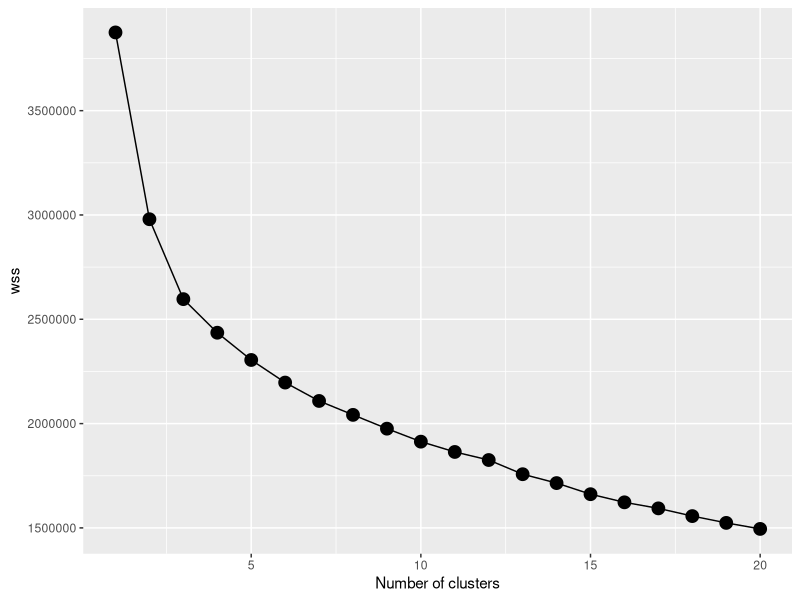
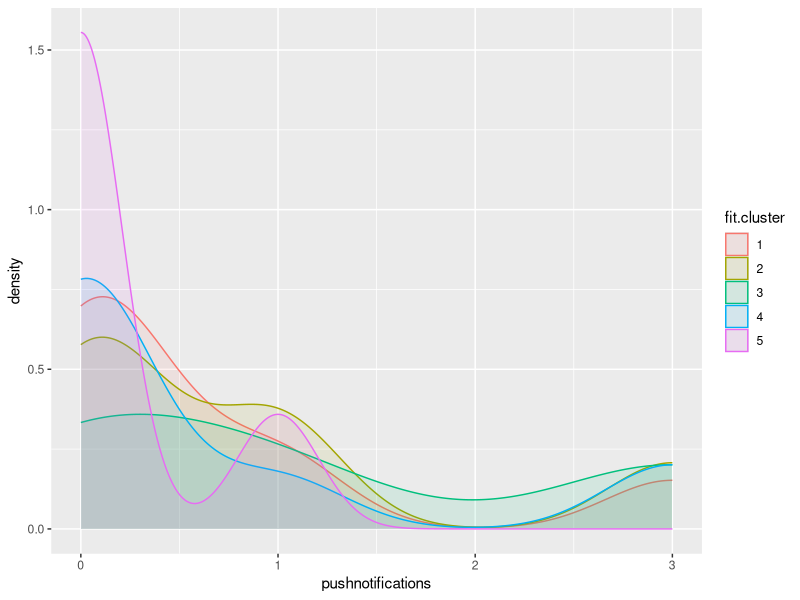
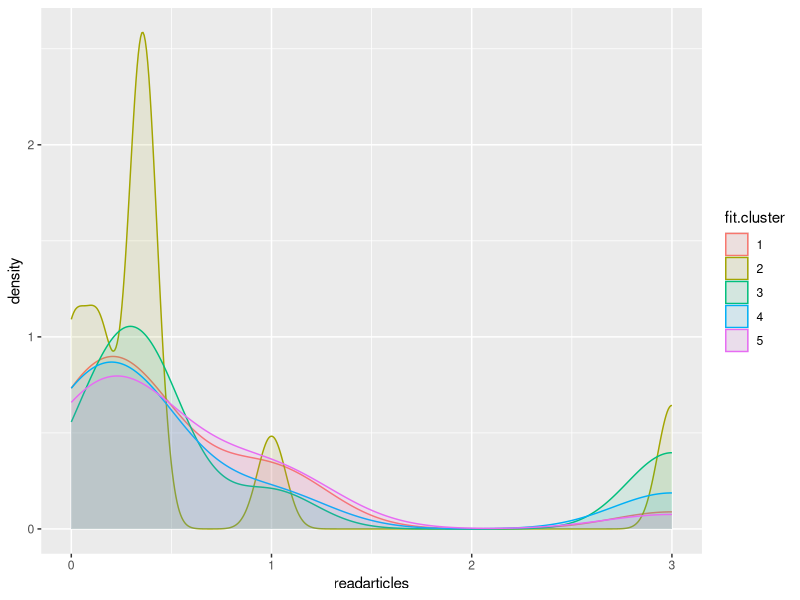
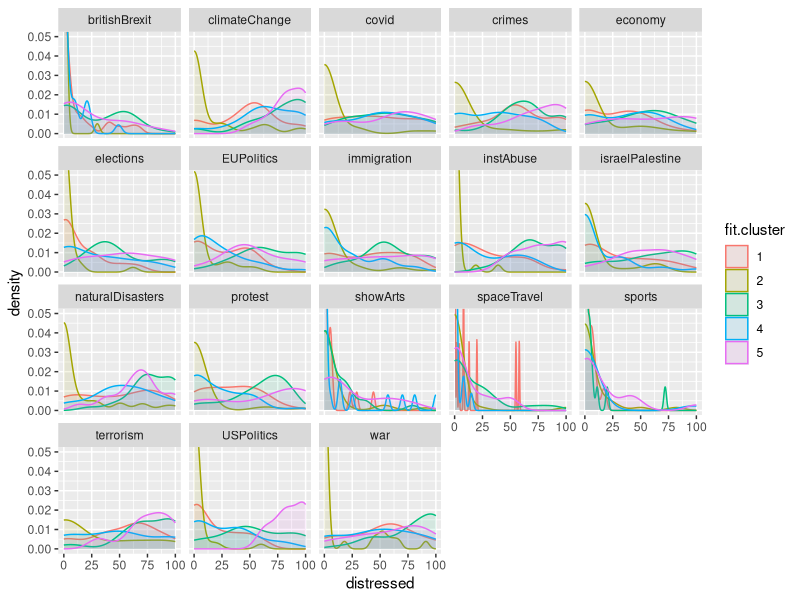
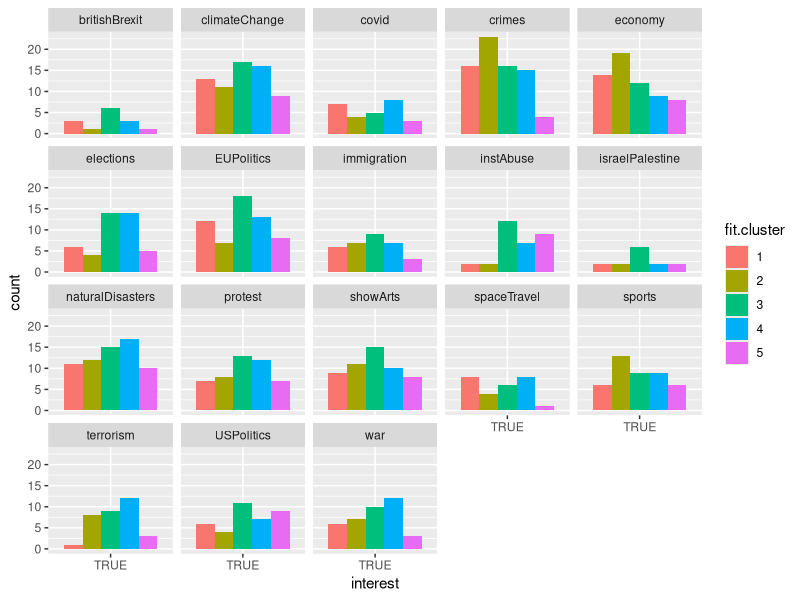
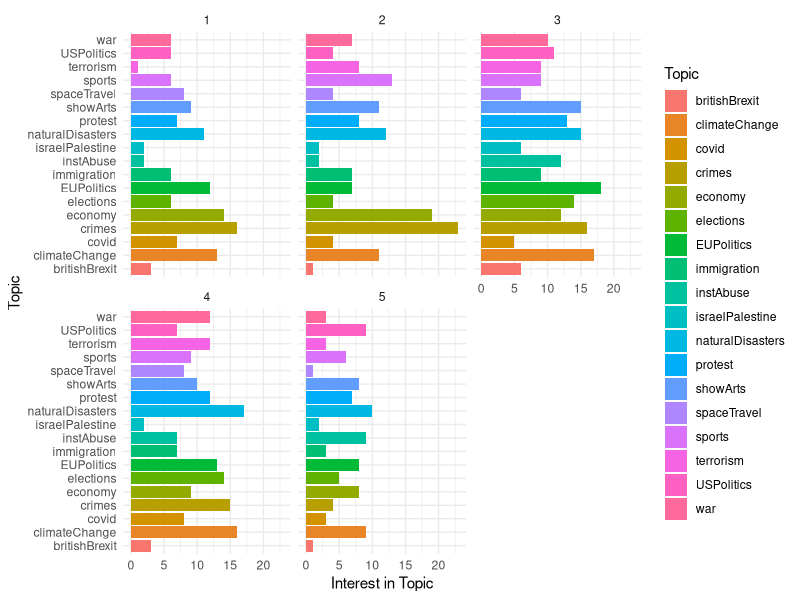
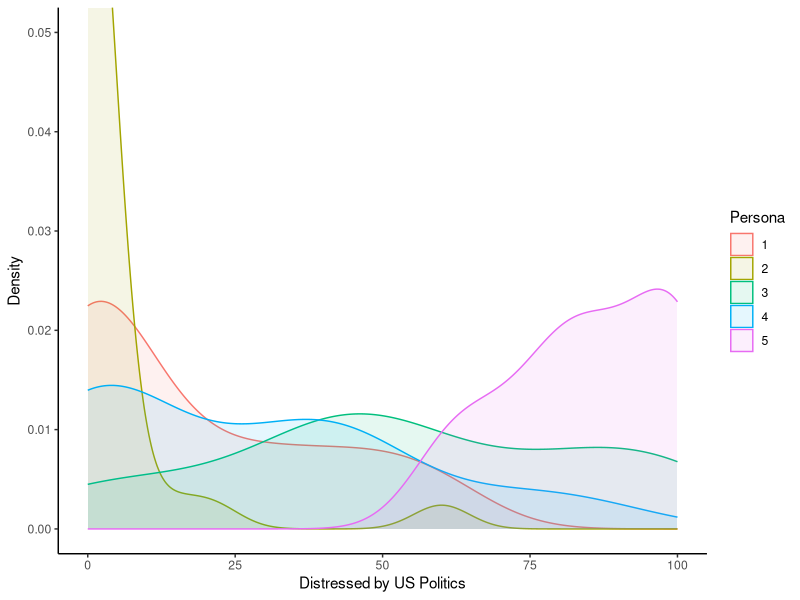

Write the R code that produced these figures, in order. (Note: this script raises an error after producing the figures.)
library(tidyverse)

data <- read.csv('surveyData_cleaned.csv')

set.seed(123)

data_analysis <- select(data, !c('Status',
                                 'Progress',
                                 'durationSec',
                                 'Finished',
                                 'ResponseId',
                                 'introquestion',
                                 'guard_other1_text',
                                 'guard_other1',
                                 'guard_other2_text',
                                 'guard_other2',
                                 'guard_other3_text',
                                 'guard_other3', 
                                 'additional'))


################################################################################


makeScreeplot <- function(data, maxClusters = 20){
  # tune for the number of clusters
  # https://www.datacamp.com/tutorial/k-means-clustering-r
  
  # Initialize total within sum of squares error: wss
  wss <- numeric(maxClusters)
  

  
  # Look over 1 to n possible clusters
  for (i in 1:maxClusters) {
    # Fit the model: km.out
    km.out <- kmeans(data, centers = i, nstart = 20)
    # Save the within cluster sum of squares
    wss[i] <- km.out$tot.withinss
  }
  
  # Produce a scree plot
  wss_df <- tibble(clusters = 1:maxClusters, wss = wss)
  
  scree_plot <- ggplot(wss_df, aes(x = clusters, y = wss, group = 1)) +
    geom_point(size = 4)+
    geom_line() +
    scale_x_continuous() +
    xlab('Number of clusters')
  print(scree_plot)
}

makeScreeplot(data_analysis, 20)
# no ellbow visible; we will stick to 5 clusters


################################################################################


# fit k-means
fit <- kmeans(data_analysis, 5)

results <- data.frame(data, fit$cluster)
results$fit.cluster <- as.factor(results$fit.cluster)
summary(results$fit.cluster)

cluster1 <- subset(results, fit.cluster == 1)
cluster2 <- subset(results, fit.cluster == 2)
cluster3 <- subset(results, fit.cluster == 3)
cluster4 <- subset(results, fit.cluster == 4)
cluster5 <- subset(results, fit.cluster == 5)


################################################################################


# look at characteristics of clusters
densityPerCluster <- function(data, variable){
  plot <- ggplot(data, mapping = aes(color = fit.cluster, fill = fit.cluster)) + 
    geom_density(mapping = aes_string(x = variable), alpha = 0.1)
  
  return(plot)
}

densityPerCluster(results, 'pushnotifications')
densityPerCluster(results, 'readarticles')











interest_vars <- grep('interest', colnames(data), value = TRUE)
distressed_vars <- grep('distressed', colnames(data), value = TRUE)


results_long <- reshape(results, varying = interest_vars, v.names = 'interest', timevar = 'topic', direction = 'long')

results_long$topic <- recode(results_long$topic, 
                             `1` = 'EUPolitics',
                             `2` = 'crimes',
                             `3` = 'israelPalestine',
                             `4` = 'immigration',
                             `5` = 'sports',
                             `6` = 'war',
                             `7` = 'climateChange',
                             `8` = 'showArts',
                             `9` = 'covid',
                             `10` = 'britishBrexit',
                             `11` = 'instAbuse',
                             `12` = 'spaceTravel',
                             `13` = 'protest',
                             `14` = 'terrorism',
                             `15` = 'USPolitics',
                             `16` = 'naturalDisasters',
                             `17` = 'elections',
                             `18` = 'economy')

results_long$distressed <- NA
for(var in distressed_vars){
  thisTopic <- gsub('distressed_', '', var)
  results_long$distressed[which(results_long$topic == thisTopic)] <- results_long[,var]
}

# distressed plot
ggplot(results_long, mapping = aes(color = fit.cluster, fill = fit.cluster)) +
  geom_density(mapping = aes(x = distressed), alpha = 0.1) +
  facet_wrap(~ topic) +
  coord_cartesian(ylim = c(0, 0.05))

# distressed by US Politics plot
distressed_USPolitics <- results_long[which(results_long$topic == 'USPolitics'),] %>%
  ggplot(mapping = aes(color = fit.cluster, fill = fit.cluster)) +
  geom_density(mapping = aes(x = distressed), alpha = 0.1) + 
  coord_cartesian(ylim = c(0, 0.05)) +
  theme_classic() +
  labs(x = 'Distressed by US Politics', y = 'Density', color = 'Persona', fill = 'Persona')

ggsave('distressed_USPolitics.png', distressed_USPolitics)
  



# interest plot
ggplot(subset(results_long, results_long$interest), mapping = aes(x = interest, fill = fit.cluster)) +
  geom_bar(position = 'dodge') +
  facet_wrap(~ topic)

ggplot(subset(results_long, results_long$interest), mapping = aes(y = topic, fill = topic)) +
  geom_bar(position = 'dodge') +
  facet_wrap(~ fit.cluster) +
  labs(x = 'Interest in Topic', y = 'Topic', fill = 'Topic') +
  theme_minimal()

ggsave('interest_03.png', interestPlot)

subset(results_long, results_long$interest) %>%
  ggplot(interest_ordered, mapping = aes(x = reorder(topic, topic, function(x)length(x)))) +
  geom_bar(position = 'dodge') +
  coord_flip() +
  theme_classic()

subset(results_long, (results_long$interest & results_long$topic == 'USPolitics')) %>%
  ggplot(interest_ordered, mapping = aes(x = fit.cluster, fill = fit.cluster)) +
  geom_bar(position = 'dodge') +
  theme_classic()



# distressed by US Politics plot
# distressed_USPolitics <- results_long[which(results_long$topic == 'USPolitics'),] %>%
  ggplot(data = results_long, mapping = aes(color = fit.cluster, fill = fit.cluster)) +
  geom_density(mapping = aes(x = interest), alpha = 0.1) + 
  coord_cartesian(ylim = c(0, 0.05)) +
  theme_classic() +
  labs(x = 'Distressed by US Politics', y = 'Density', color = 'Persona', fill = 'Persona')

ggsave('distressed_USPolitics.png', distressed_USPolitics)




# save results
write.csv(results, file = 'surveyResults_clustered.csv', row.names = FALSE)
write.csv(results_long, file = 'surveyResults_clustered_long.csv', row.names = FALSE)
